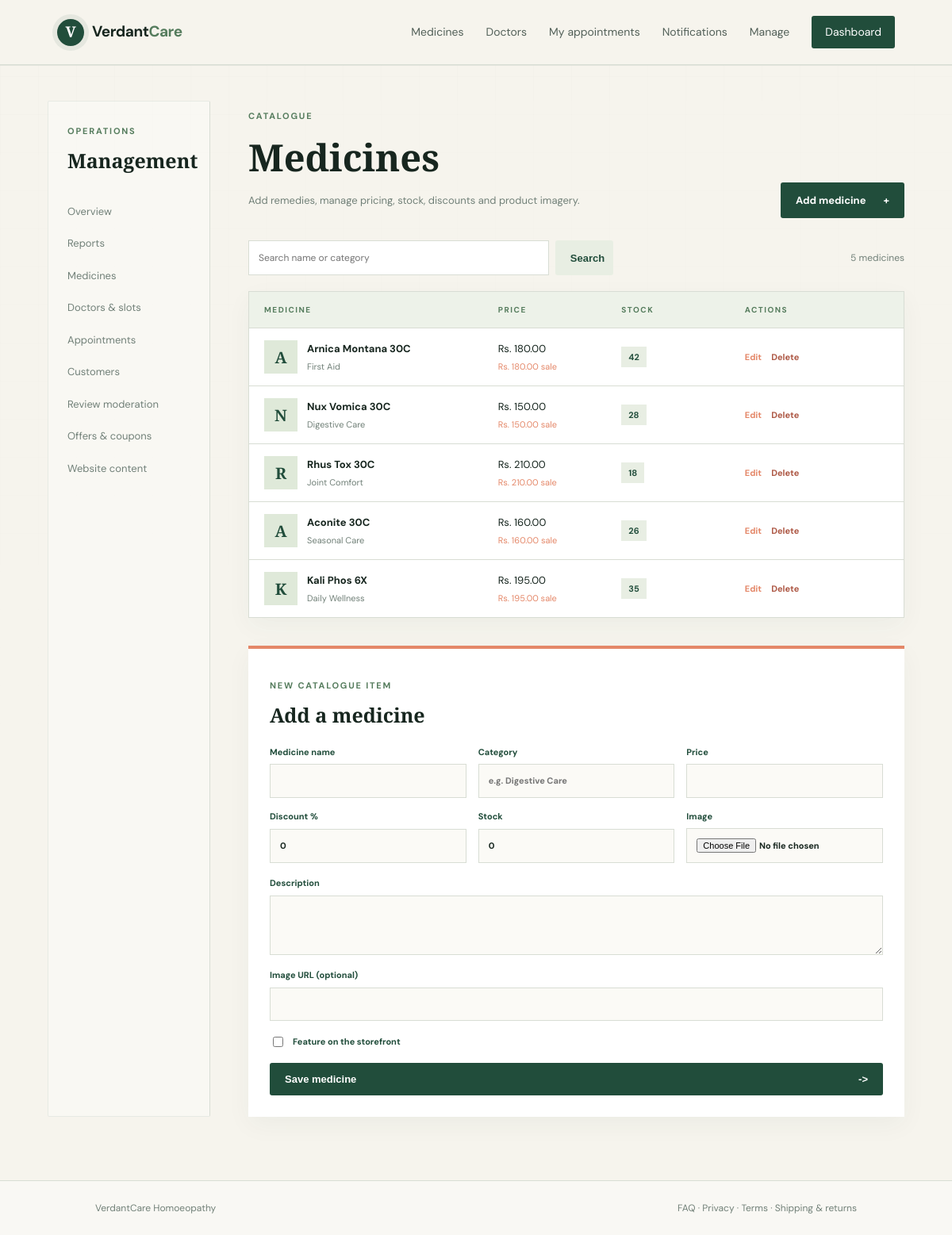
The page /manage/medicines/ (signed in) on the database its author committed.
### store/models.py (models this page shows, shortened)
class Medicine(models.Model):
    name = models.CharField(max_length=160)
    category = models.CharField(max_length=100)
    description = models.TextField(blank=True)
    price = models.DecimalField(max_digits=10, decimal_places=2)
    discount_percent = models.DecimalField(max_digits=5, decimal_places=2, default=0)
    stock = models.PositiveIntegerField(default=0)
    featured = models.BooleanField(default=False)
    image = models.ImageField(upload_to="medicines/", blank=True, null=True)
    image_url = models.URLField(blank=True)
    created_at = models.DateTimeField(auto_now_add=True)
    class Meta:
        ordering = ["-featured", "name"]
    @property
    def sale_price(self):
        return self.price * (1 - self.discount_percent / 100)

### store/views.py (the view, shortened to what this page needs)
# urls.py: path("manage/medicines/", views.medicine_management, name="medicine_management"),
@user_passes_test(staff_required)
def medicine_management(request):
    query = request.GET.get("q", "").strip()
    medicines = Medicine.objects.all()
    if query:
        medicines = medicines.filter(Q(name__icontains=query) | Q(category__icontains=query))
    return render(request, "store/manage_medicines.html", {"medicines": medicines, "query": query})

### store/views.py (called while the page is built)
def staff_required(user):
    return user.is_authenticated and user.is_staff

### templates/store/manage_medicines.html (shortened to what this page needs)
{% extends 'manage_base.html' %}
{% block management_content %}
<div class="management-heading"><div><p class="eyebrow">Catalogue</p><h1>Medicines</h1><p class="muted">Add remedies, manage pricing, stock, discounts and product imagery.</p></div><a class="button button-dark" href="#add-medicine">Add medicine <span>+</span></a></div>
<div class="toolbar"><form><input name="q" value="{{ query }}" placeholder="Search name or category"><button class="button button-soft" type="submit">Search</button></form><span>{{ medicines|length }} medicines</span></div>
<div class="management-table medicine-table"><div class="table-heading"><span>Medicine</span><span>Price</span><span>Stock</span><span>Actions</span></div>{% for medicine in medicines %}<div class="management-row"><div class="item-identity">{% if medicine.image %}<img src="{{ medicine.image.url }}" alt="{{ medicine.name }}">{% else %}<span class="item-thumb">{{ medicine.name|slice:':1' }}</span>{% endif %}<span><strong>{{ medicine.name }}</strong><small>{{ medicine.category }}{% if medicine.discount_percent %} · {{ medicine.discount_percent }}% off{% endif %}</small></span></div><span>Rs. {{ medicine.price }}<small class="sale-price">Rs. {{ medicine.sale_price|floatformat:2 }} sale</small></span><span class="stock-pill {% if medicine.stock < 10 %}low-stock{% endif %}">{{ medicine.stock }}</span><span class="row-actions"><a href="{% url 'medicine_edit' medicine.id %}">Edit</a><form method="post" action="{% url 'medicine_delete' medicine.id %}">{% csrf_token %}<button type="submit" class="danger-link">Delete</button></form></span></div>{% empty %}<p class="empty">No medicines found.</p>{% endfor %}</div>
<section id="add-medicine" class="form-panel"><div><p class="eyebrow">New catalogue item</p><h2>Add a medicine</h2></div><form method="post" enctype="multipart/form-data" class="management-form">{% csrf_token %}<div class="form-grid"><label>Medicine name<input name="name" required></label><label>Category<input name="category" required placeholder="e.g. Digestive Care"></label><label>Price<input name="price" type="number" step="0.01" min="0" required></label><label>Discount %<input name="discount_percent" type="number" step="0.01" min="0" max="100" value="0"></label><label>Stock<input name="stock" type="number" min="0" value="0" required></label><label>Image<input name="image" type="file" accept="image/*"></label></div><label>Description<textarea name="description" rows="3"></textarea></label><label>Image URL (optional)<input name="image_url" type="url"></label><label class="check-label"><input name="featured" type="checkbox"> Feature on the storefront</label><button class="button button-dark" type="submit">Save medicine <span>-></span></button></form></section>
{% endblock %}

### static/css/site.css (style rules this page uses)
:root { --ink:#17261f;--forest:#214d3b;--moss:#557c5d;--sage:#dfe9d9;--cream:#f6f4ed;--coral:#e48768;--line:#d8ddd4;--muted:#718078 }
* { box-sizing:border-box }
body { margin:0;background:var(--cream);color:var(--ink);font-family:'DM Sans',sans-serif;line-height:1.5 }
a { color:inherit;text-decoration:none }
.eyebrow,.card-kicker { text-transform:uppercase;letter-spacing:1.8px;font-size:11px;color:var(--moss);font-weight:700 }
.button { border:0;padding:13px 19px;display:inline-flex;gap:22px;align-items:center;justify-content:space-between;font-weight:700;font-size:13px;border-radius:3px;cursor:pointer }
.button-dark { background:var(--forest);color:#fff }
.muted { color:var(--muted);font-size:13px }
label { display:grid;gap:7px;font-size:12px;font-weight:700;color:var(--forest) }
input,select,textarea { border:1px solid var(--line);font:inherit;padding:12px;background:#fbfaf6;color:var(--ink);width:100% }

### static/css/motion.css (style rules this page uses)
body { animation:page-in .7s cubic-bezier(.22,.61,.36,1) both }
.medicine-card,.doctor-card,.appointment-row,.panel,.management-doctor,.management-table,.form-panel,.appointment-management-row,.review-moderation-card,.report-panel,.report-kpis>div,.notification-card { animation:page-in .65s both;transition:transform .3s ease,box-shadow .3s ease,border-color .3s ease }
.button { position:relative;overflow:hidden;isolation:isolate;transition:transform .25s ease,box-shadow .25s ease,background .25s ease }
.button:after { content:"";position:absolute;inset:0 auto 0 0;width:45%;background:rgba(255,255,255,.18);transform:translateX(-130%) skewX(-18deg);z-index:-1 }

### static/css/design.css (style rules this page uses)
:root { --paper:#f6f4ed;--paper-deep:#edf1e8;--ink-soft:#53635a;--shadow:0 22px 55px rgba(31,67,49,.09) }
html { overflow-x:hidden }
body { overflow-x:hidden;background:var(--paper);color:var(--ink) }
body:before { content:"";position:fixed;inset:0;pointer-events:none;opacity:.28;background-image:linear-gradient(rgba(33,77,59,.035) 1px,transparent 1px),linear-gradient(90deg,rgba(33,77,59,.035) 1px,transparent 1px);background-size:48px 48px;mask-image:linear-gradient(to bottom,black,transparent 75%);z-index:-1 }
.management-table,.report-panel,.form-panel,.management-doctor,.panel { box-shadow:0 10px 30px rgba(33,77,59,.045) }

### rows shown on the page
Medicine: name "A", name "Arnica Montana 30C", category "First Aid", price "180.00", sale_price "180.00", stock "42"
Medicine: name "N", name "Nux Vomica 30C", category "Digestive Care", price "150.00", sale_price "150.00", stock "28"
Medicine: name "R", name "Rhus Tox 30C", category "Joint Comfort", price "210.00", sale_price "210.00", stock "18"
Medicine: name "A", name "Aconite 30C", category "Seasonal Care", price "160.00", sale_price "160.00", stock "26"
Medicine: name "K", name "Kali Phos 6X", category "Daily Wellness", price "195.00", sale_price "195.00", stock "35"

### other values the page prints
{{ medicines|length }} "5"
